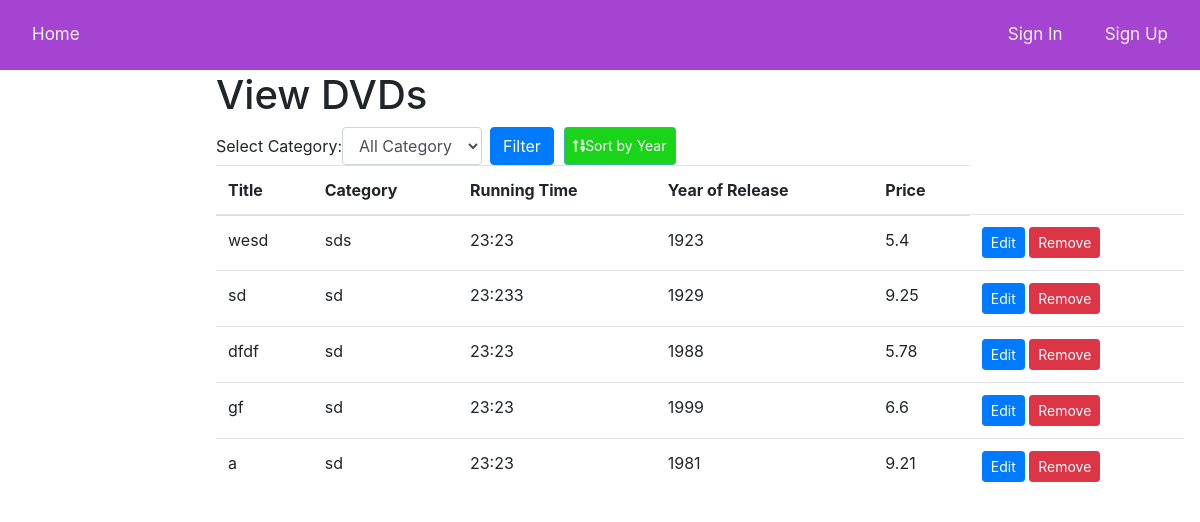
/view-dvds, run on an earlier commit of the app's database.
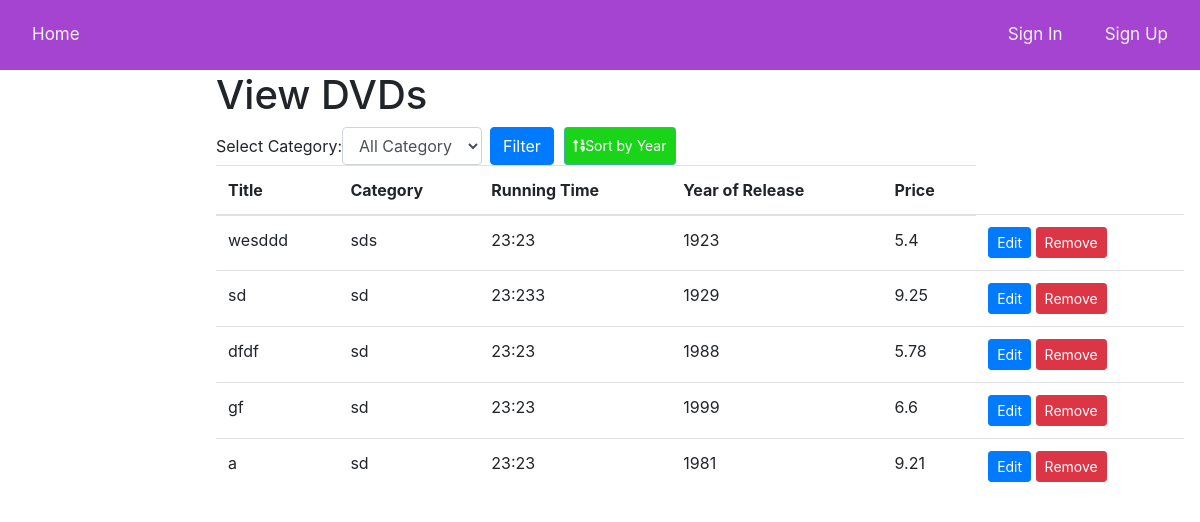
And on a later commit of the database.
### api/models.py (models this page shows)
class DVD(db.Model):
    id = db.Column(db.Integer, primary_key=True)
    title = db.Column(db.String(100), nullable=False)
    category = db.Column(db.String(50), nullable=False)
    running_time = db.Column(db.String(20), nullable=False)
    year = db.Column(db.Integer, nullable=False)
    price = db.Column(db.Float, nullable=False)

### api/routes.py (the view, shortened to what this page needs)
@dvd.route('/view-dvds', methods=['GET', 'POST'])
def view_dvds():
    categories = set([dvd.category for dvd in DVD.query.all()])
    dvds = DVD.query.all()
    selected_category = None
    return render_template("view_dvds.html", user=current_user, dvds=dvds, categories=categories, selected_category=selected_category)

### api/templates/view_dvds.html (shortened to what this page needs)
{% extends "base.html" %}
{% block content %}
<link rel="stylesheet" href="https://cdnjs.cloudflare.com/ajax/libs/font-awesome/5.15.3/css/all.min.css">
<div class="viewdvds">
    <h1>View DVDs</h1>
    <form method="POST" class="form-inline">
        <div class="form-group mr-2">
          <label for="category-select">Select Category:  </label>
          <select class="form-control" id="category-select" name="category">
                <option value="" disabled selected hidden>All Category</option>
          </select>
        </div>
        <button type="submit" class="btn btn-primary">Filter</button>
        <button type="submit" name="sort_by_year" class="btn btn-sm btn-outline-dark float-right"><i class="fas fa-sort-numeric-up"></i>Sort by Year</button>
      </form>
    <table class="table">
        <thead>
            <tr>
                <th>Title</th>
                <th>Category</th>
                <th>Running Time</th>
                <th>Year of Release</th>
                <th>Price</th>
            </tr>
        </thead>
        <tbody>
            {% for dvd in dvds %}
                <tr>
                    <td>{{ dvd.title }}</td>
                    <td>{{ dvd.category }}</td>
                    <td>{{ dvd.running_time }}</td>
                    <td>{{ dvd.year }}</td>
                    <td>{{ dvd.price }}</td>
                    <td>
                        <a href="{{ url_for('dvd.edit_dvd', id=dvd.id) }}" class="btn btn-primary btn-sm">Edit</a>
                        <form method="POST" action="{{ url_for('dvd.remove_dvd', id=dvd.id) }}" method="POST" class="d-inline-block">
                          <button type="submit" class="btn btn-danger btn-sm" onclick="return confirm('Are you sure you want to remove this DVD?')">Remove</button>
                        </form>
                      </td>
                </tr>
            {% endfor %}
        </tbody>
    </table>
</div>
{% endblock %}

### api/templates/base.html (shortened to what this page needs)
<!DOCTYPE html>
<html>
<head>
    <link rel="stylesheet" href="https://stackpath.bootstrapcdn.com/bootstrap/4.3.1/css/bootstrap.min.css">
</head>
<body>
    <div class="navbar">
        {% if user.is_authenticated %}
        <a href="/">Home</a>
        <a href="/add-dvd">add DVDs</a>
        <a href="/view-dvds">DVDs list</a>
        <div class="right">
        <a href="/logout">Logout</a>
        </div>
        {% else %}
        <a href="/">Home</a>
        <div class="right">
            <a href="/login">Sign In</a>
            <a href="/signup">Sign Up</a>
        </div>
        {% endif %}
    </div>
    <div class="content">
        {% block content %}
        {% endblock %}
    </div>
</body>
</html>

### api/templates/base.html (style rules this page uses)
.navbar { background-color: #a544d1; overflow: hidden; width: 100%; }
.navbar a { float: left; color: #f2f2f2; text-align: center; padding: 14px 16px; text-decoration: none; font-size: 17px; }
.navbar .right { float: right; }
.navbar .right a { margin-left: 10px; }
.content { padding: 1px 16px; height: 1000px; }

### api/templates/view_dvds.html (style rules this page uses)
.viewdvds { margin-left: 200px; }
.btn-outline-dark { margin-left: 10px; height: 38.48px; width: 61.41; color: #ffffff; background-color: rgb(26, 212, 26); border-color: #3fafa6; }

What changed in the data, as far as the page shows it:
changed DVD "sds": title "wesd" → "wesddd"
